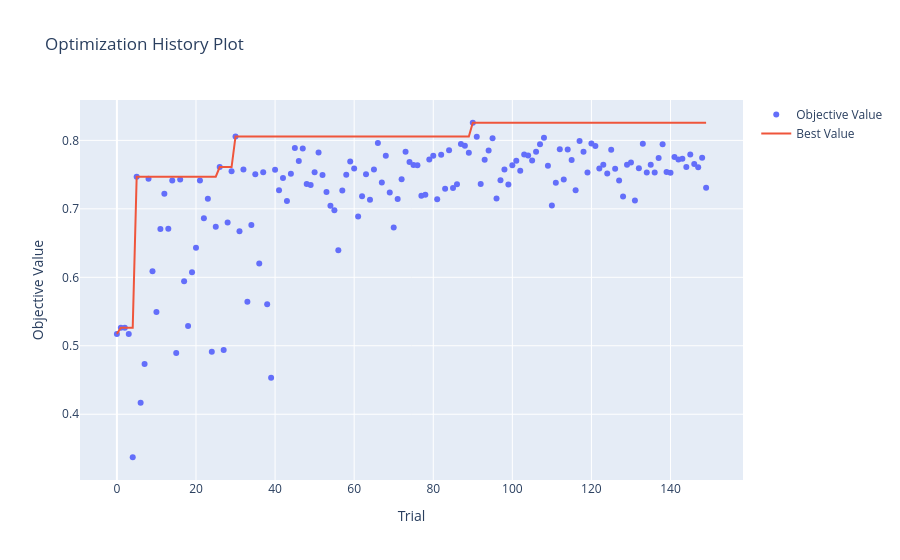

Notebook code for this chart:
### Markdown cell above
Gráfico com visualização do histórico de otimização do optuna para o modelo Árvore de Decisão.

### Code cell
vis.plot_optimization_history(objeto_de_estudo_arvore)

### Figure 1 — Plotly figure (JSON) as saved in the notebook; plotly's stock layout.template omitted (floating-point values rounded to 4 significant figures; data arrays with more than 128 entries replaced by an {"elided": "..."} marker saying what was removed)
{"data": [{"mode": "markers", "name": "Objective Value", "type": "scatter", "x": {"elided": "150 int values"}, "y": {"elided": "150 float values"}}, {"mode": "lines", "name": "Best Value", "type": "scatter", "x": {"elided": "150 int values"}, "y": {"elided": "150 float values"}}, {"marker": {"color": "#cccccc"}, "mode": "markers", "name": "Infeasible Trial", "showlegend": false, "type": "scatter", "x": [], "y": []}], "layout": {"title": {"text": "Optimization History Plot"}, "xaxis": {"title": {"text": "Trial"}}, "yaxis": {"title": {"text": "Objective Value"}}}}
